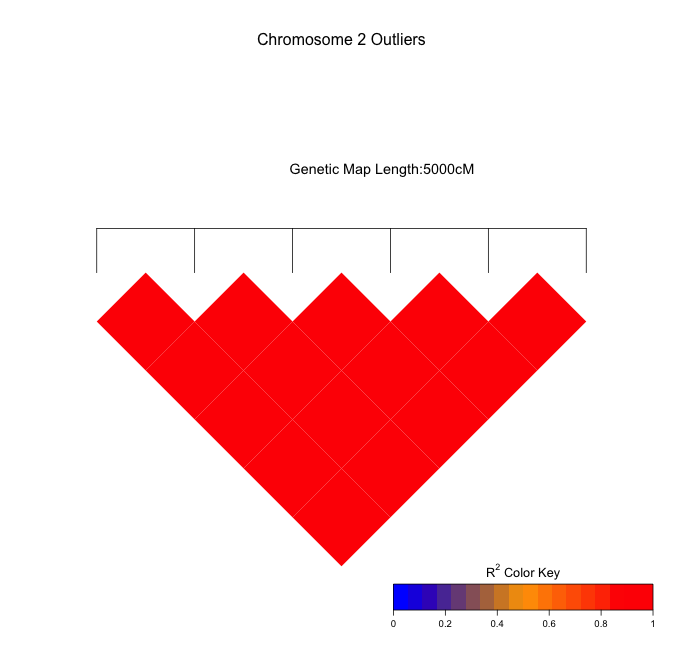

Reproduce this figure in R.
#run hierfstat.R to get: genodf
#source("hierfstat.R")
#run East_West_biostats.R to get: chro.2.inversion
#source("East_West_biostats.R")

library('LDheatmap')
library('genetics')

#Select SNPs that are outliers according to "chro.2.inversion"
chromosome2.outliers <- geno.df[,c("X", "SCRI_RS_185513", "SCRI_RS_232669", "X11_10317", "X11_11178", "X12_30561", "X12_30582")]

#only use samples with complete data
complete_chro2.df <- na.omit(chromosome2.outliers)

#find minor and major alleles
low_freq <- function(dat){
  A <- dat [dat == 1]
  B <- dat [ dat == 2]
  smaller <- min(c(A,B))
  return(c(length(A),length(B)))
}
#find major/minor allele: B
freq_SCRI_RS_185513 <- low_freq(complete_chro2.df$SCRI_RS_185513)
freq_SCRI_RS_232669 <- low_freq(complete_chro2.df$SCRI_RS_232669)
freq_X11_10317 <- low_freq(complete_chro2.df$X11_10317)
freq_X11_11178 <- low_freq(complete_chro2.df$X11_11178)
freq_X12_30561 <- low_freq(complete_chro2.df$X12_30561)
freq_X12_30582 <- low_freq(complete_chro2.df$X12_30582)

#Make dataframe LDheatmap friendly and run
genos <- complete_chro2.df[,-1]

for(i in (1:ncol(genos))){
  genos[,i]<-replace(genos[,i],genos[,i]=="1","AA")
  genos[,i]<-replace(genos[,i],genos[,i]=="2","BB")
}

genos <- makeGenotypes(genos, sep = '')

rgb.palette <- colorRampPalette(rev(c("blue","orange","red")),space = "rgb")

chro2.linkage <- LDheatmap(genos, LDmeasure = "r", distances = "genetic", title = "Chromosome 2 Outliers", color = rgb.palette(18), flip=TRUE) #100% linkage
